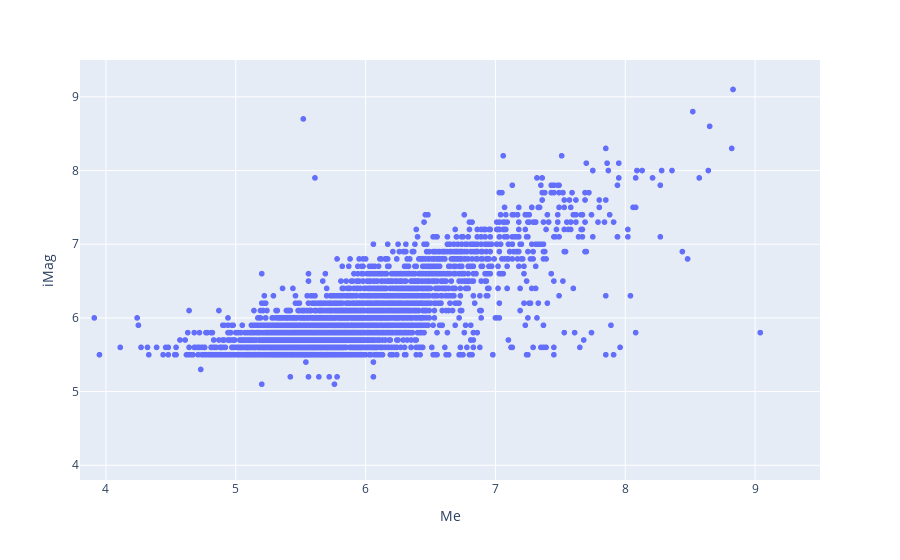

Notebook source saved alongside this figure:
### Markdown cell above
## Me vs Mi
new vs. initial report

### Code cell
# need to convert iMag to float
fig = px.scatter(df, x='Me',y='iMag', range_x=[3.8,9.5],range_y=[3.8,9.5],hover_data=['Eventname'])
fig.show()

### Figure 1 — Plotly figure (JSON) as saved in the notebook; plotly's stock layout.template omitted (floating-point values rounded to 4 significant figures; data arrays with more than 128 entries replaced by an {"elided": "..."} marker saying what was removed)
{"data": [{"customdata": {"elided": "5016x1 str values"}, "hovertemplate": "Me=%{x}<br>iMag=%{y}<br>Eventname=%{customdata[0]}<extra></extra>", "legendgroup": "", "marker": {"color": "#636efa", "symbol": "circle"}, "mode": "markers", "name": "", "showlegend": false, "type": "scattergl", "x": {"elided": "5016 float values"}, "xaxis": "x", "y": {"elided": "5016 float values"}, "yaxis": "y"}], "layout": {"legend": {"tracegroupgap": 0}, "margin": {"t": 60}, "xaxis": {"anchor": "y", "domain": [0, 1], "range": [3.8, 9.5], "title": {"text": "Me"}}, "yaxis": {"anchor": "x", "domain": [0, 1], "range": [3.8, 9.5], "title": {"text": "iMag"}}}}
